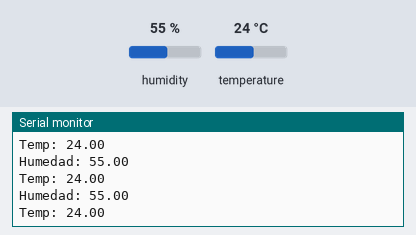
The sketch below on a simulated Arduino Uno, built with avr-gcc and run on an emulated ATmega328P. Shown: the last lines printed to the serial monitor. The test bench sets the inputs (shaded band); at power-on: humidity 55 %, temperature 24 °C.

Above: at 2.8 s.
2.9 s: humidity set to 22 %
At 4.52 s:
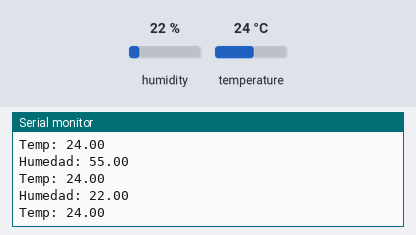
5.6 s: temperature set to 12 °C
At 6.56 s:
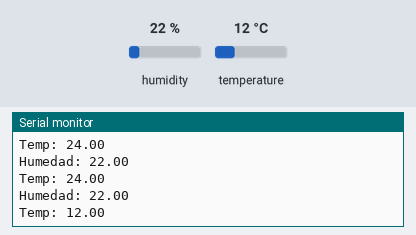
8.3 s: humidity set to 40 %
At 8.32 s:
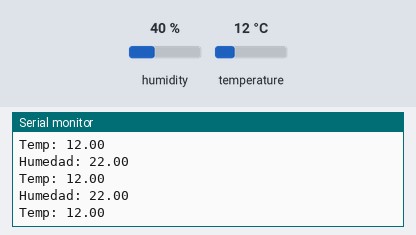
Timing chart, 0 to 11.3 s (numbered marks = the images above; inputs shaded):
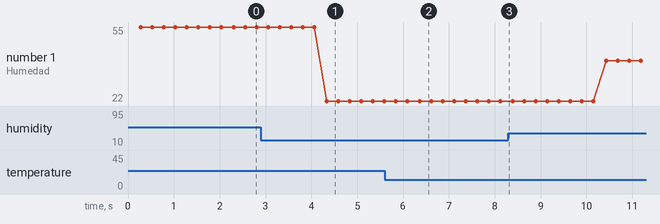

The sketch:

DHT_11.ino
```cpp
// INCLUIMOS LAS LIBRERÍAS QUE VAMOS A UTILIZAR
#include <DHT.h>

// Descomentar el Sensor que vayamos a utilizar
#define DHTTYPE DHT11   // DHT 11
//#define DHTTYPE DHT22   // DHT 22  (AM2302), AM2321
//#define DHTTYPE DHT21   // DHT 21 (AM2301)

// DECLARACIÓN DE VARIABLES
const int DHTPin = 5;
DHT dht(DHTPin, DHTTYPE);
float h = 0;
float t = 0;

// INICIALIZACIÓN DEL PROGRAMA (SE EJECUTA SOLO UNA VEZ)
void setup()
{
  Serial.begin(9600);            // inicializamos la comunicación Serie
  dht.begin();                	// inicializamos el objeto dht

}

// LOOP CENTRAL DEL PROGRAMA (SE EJECUTA CONSTANTEMENTE DE FORMA SECUENCIAL)
void loop()
{

  // Leer la temperatura y la humedad toma al rededor de 250milisegundos
  h = dht.readHumidity();
  t = dht.readTemperature();
  delay(250);

  if (isnan(h) || isnan(t)) {

    Serial.println("Error de lectura");
  }
  else{
  //mostrar valores en el LCD 1602
  Serial.print("Humedad: ");
  Serial.println(h);
  Serial.print("Temp: ");
  Serial.println(t);
  }
}
```

Measured:
- after the input at 2.9 s, the serial monitor: prints a new line after 1.4 s (image 1)
- after the input at 5.6 s, the serial monitor: prints a new line after 0.78 s (image 2)
- plotted number 1: 55 → 22 after the input at 2.9 s, 22 → 40 after the input at 8.3 s
